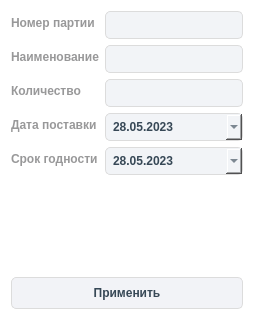
<?xml version="1.0" encoding="UTF-8"?>
<ui version="4.0">
 <class>EditWindow</class>
 <widget class="QWidget" name="EditWindow">
  <property name="geometry">
   <rect>
    <x>0</x>
    <y>0</y>
    <width>254</width>
    <height>320</height>
   </rect>
  </property>
  <property name="windowTitle">
   <string>Изменение</string>
  </property>
  <property name="styleSheet">
   <string notr="true">background-color: #ffffff;</string>
  </property>
  <layout class="QVBoxLayout" name="verticalLayout">
   <item>
    <layout class="QFormLayout" name="formLayout">
     <item row="0" column="0">
      <widget class="QLabel" name="batch_label">
       <property name="styleSheet">
        <string notr="true">QLabel {
	color: #989899;
	font-weight: 500;
}</string>
       </property>
       <property name="text">
        <string>Номер партии</string>
       </property>
       <property name="alignment">
        <set>Qt::AlignLeading|Qt::AlignLeft|Qt::AlignVCenter</set>
       </property>
      </widget>
     </item>
     <item row="0" column="1">
      <widget class="QLineEdit" name="batch_edit">
       <property name="styleSheet">
        <string notr="true">QLineEdit {
	background-color: #f2f4f7;
	border: 1px solid #dcdcdc;
	border-radius: 5px;
	font-weight: 500;
	padding: 5px 5px 5px 5px;
	color: #374856;
}	

QLineEdit:focus {
	border: 1px solid #374856;
}</string>
       </property>
      </widget>
     </item>
     <item row="1" column="0">
      <widget class="QLabel" name="name_label">
       <property name="styleSheet">
        <string notr="true">QLabel {
	color: #989899;
	font-weight: 500;
}</string>
       </property>
       <property name="text">
        <string>Наименование</string>
       </property>
       <property name="alignment">
        <set>Qt::AlignLeading|Qt::AlignLeft|Qt::AlignVCenter</set>
       </property>
      </widget>
     </item>
     <item row="1" column="1">
      <widget class="QLineEdit" name="name_edit">
       <property name="styleSheet">
        <string notr="true">QLineEdit {
	background-color: #f2f4f7;
	border: 1px solid #dcdcdc;
	border-radius: 5px;
	font-weight: 500;
	padding: 5px 5px 5px 5px;
	color: #374856;
}	

QLineEdit:focus {
	border: 1px solid #374856;
}</string>
       </property>
      </widget>
     </item>
     <item row="2" column="0">
      <widget class="QLabel" name="count_label">
       <property name="styleSheet">
        <string notr="true">QLabel {
	color: #989899;
	font-weight: 500;
}</string>
       </property>
       <property name="text">
        <string>Количество</string>
       </property>
       <property name="alignment">
        <set>Qt::AlignLeading|Qt::AlignLeft|Qt::AlignVCenter</set>
       </property>
      </widget>
     </item>
     <item row="2" column="1">
      <widget class="QLineEdit" name="count_edit">
       <property name="styleSheet">
        <string notr="true">QLineEdit {
	background-color: #f2f4f7;
	border: 1px solid #dcdcdc;
	border-radius: 5px;
	font-weight: 500;
	padding: 5px 5px 5px 5px;
	color: #374856;
}	

QLineEdit:focus {
	border: 1px solid #374856;
}
</string>
       </property>
      </widget>
     </item>
     <item row="3" column="0">
      <widget class="QLabel" name="batch_date_label">
       <property name="styleSheet">
        <string notr="true">QLabel {
	color: #989899;
	font-weight: 500;
}</string>
       </property>
       <property name="text">
        <string>Дата поставки</string>
       </property>
       <property name="alignment">
        <set>Qt::AlignLeading|Qt::AlignLeft|Qt::AlignVCenter</set>
       </property>
      </widget>
     </item>
     <item row="3" column="1">
      <widget class="QDateEdit" name="batch_date_edit">
       <property name="styleSheet">
        <string notr="true">QDateEdit {
    background-color: #f2f4f7;
    border: 1px solid #dcdcdc;
    border-radius: 5px;
	padding: 5px 5px 5px 5px;
	color: #374856;
	font-weight: 500;
}

QDateEdit:focus {
	border: 1px solid #374856;
    outline: none;
}</string>
       </property>
       <property name="displayFormat">
        <string>dd.MM.yyyy</string>
       </property>
       <property name="calendarPopup">
        <bool>true</bool>
       </property>
       <property name="date">
        <date>
         <year>2023</year>
         <month>5</month>
         <day>28</day>
        </date>
       </property>
      </widget>
     </item>
     <item row="4" column="1">
      <widget class="QDateEdit" name="shelf_life_date_edit">
       <property name="styleSheet">
        <string notr="true">QDateEdit {
    background-color: #f2f4f7;
    border: 1px solid #dcdcdc;
    border-radius: 5px;
	padding: 5px 5px 5px 5px;
	color: #374856;
	font-weight: 500;
}

QDateEdit:focus {
	border: 1px solid #374856;
    outline: none;
}
</string>
       </property>
       <property name="displayFormat">
        <string>dd.MM.yyyy</string>
       </property>
       <property name="calendarPopup">
        <bool>true</bool>
       </property>
       <property name="date">
        <date>
         <year>2023</year>
         <month>5</month>
         <day>28</day>
        </date>
       </property>
      </widget>
     </item>
     <item row="4" column="0">
      <widget class="QLabel" name="shelf_life_date_label">
       <property name="styleSheet">
        <string notr="true">QLabel {
	color: #989899;
	font-weight: 500;
}</string>
       </property>
       <property name="text">
        <string>Срок годности</string>
       </property>
       <property name="alignment">
        <set>Qt::AlignLeading|Qt::AlignLeft|Qt::AlignVCenter</set>
       </property>
      </widget>
     </item>
    </layout>
   </item>
   <item>
    <widget class="QPushButton" name="apply_button">
     <property name="styleSheet">
      <string notr="true">QPushButton {
	background-color: #f2f3f7;
	border: 1px solid #dcdcdc;
	border-radius: 5px;
	padding: 8px 8px 8px 8px;
	color: #374856;
	font-weight: bold;
}

QPushButton:hover {
	background-color: #dcdcdc;
}</string>
     </property>
     <property name="text">
      <string>Применить</string>
     </property>
    </widget>
   </item>
  </layout>
 </widget>
 <resources/>
 <connections/>
</ui>
